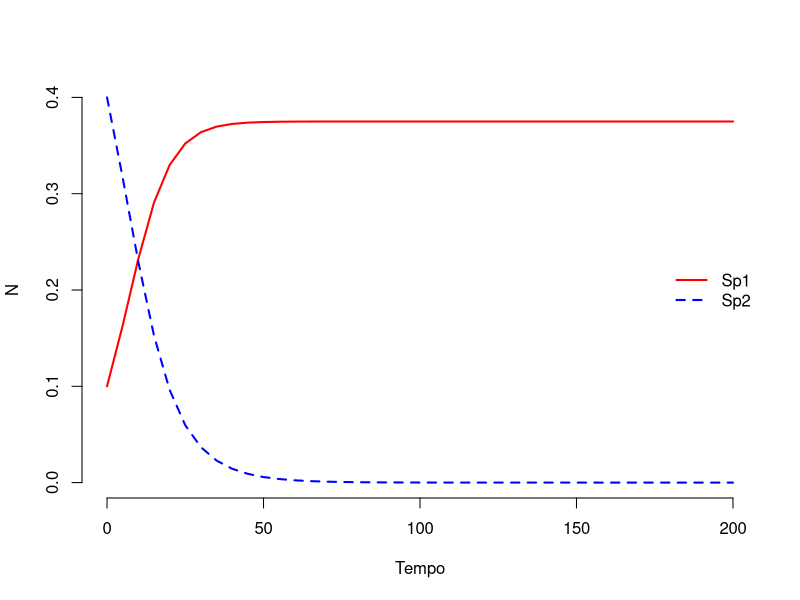
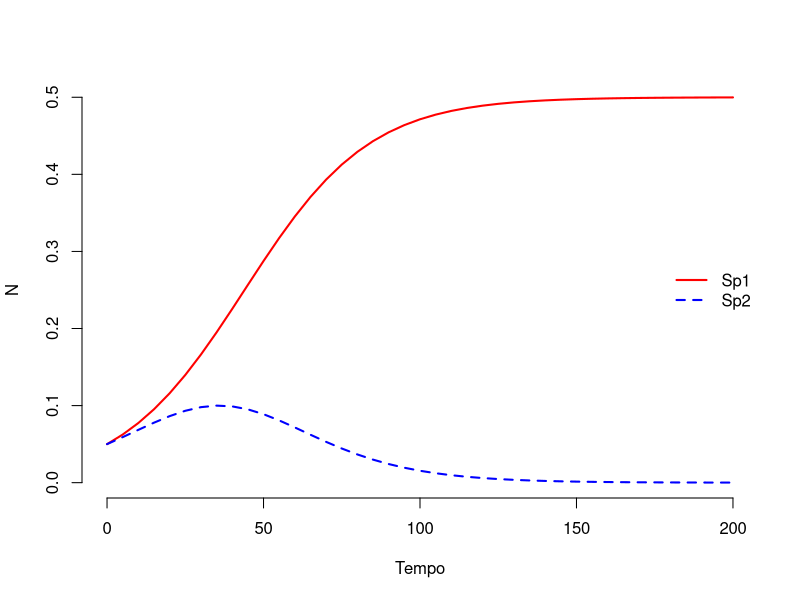
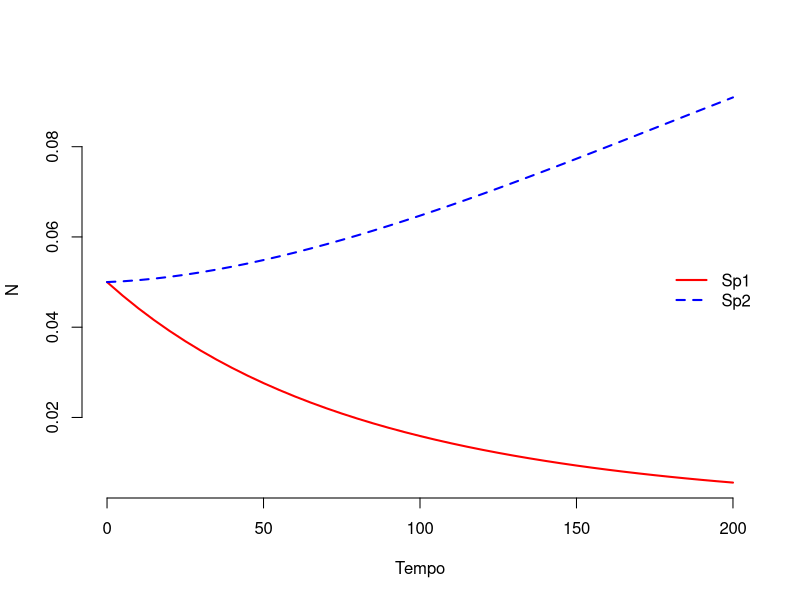
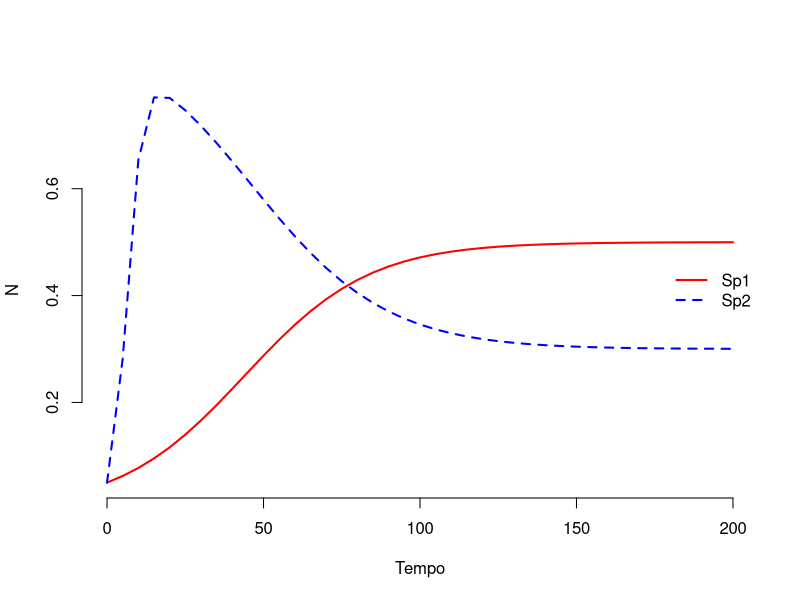

Source code (R) for these figures, in order:
##http://recologia.com.br/2016/10/duas-especies-em-metapopulacoes-de-levins/
##install.packages("deSolve")
library(deSolve)
rm(list=ls())

##Função
metpop2sp <- function(t, y, p) {
    {
        o1 <-y[1] 
        o2 <-y[2]
    }
    with(as.list(p), {
        do1.dt <- c1*o1*(1-o1)-e*o1
        do2.dt <- c2*o2*(1-o1-o2)-c1*o1*o2-e*o2
        return(list(c(do1.dt, do2.dt)))
    })
}

##Tempo
tempo <- seq(0, 200, by =5)

##Caso 1
c1 = 0.4
c2 = 0.5 
o1 = 0.1
o2 = 0.4 
e = 0.25

out.ode<-ode(c(o1,o2), tempo, metpop2sp, list(c1=c1,c2=c2,e=e))

##jpeg("01.jpg")
matplot(out.ode[,1], out.ode[, -1], type = "l", lty = 1:2,frame=F,xlab="Tempo",ylab="N",lwd=2,col=c("red","blue"))
legend("right", c("Sp1", "Sp2"), lty = 1:2, col = c("red","blue"), bty = "n",lwd=2)
##dev.off()

##Caso 2
c1 = 0.1 
c2 = 0.1
o1 = 0.05 
o2 = 0.05 
e = 0.05

out.ode<-ode(c(o1,o2), tempo, metpop2sp, list(c1=c1,c2=c2,e=e))
##jpeg("02.jpg")
matplot(out.ode[,1], out.ode[, -1], type = "l", lty = 1:2,frame=F,xlab="Tempo",ylab="N",lwd=2,col=c("red","blue"))
legend("right", c("Sp1", "Sp2"), lty = 1:2, col = c("red","blue"), bty = "n",lwd=2)
##dev.off()

##Caso 3
c1 = 0.05
c2 = 0.07 
o1 = 0.05 
o2 = 0.05
e = 0.06

out.ode<-ode(c(o1,o2), tempo, metpop2sp, list(c1=c1,c2=c2,e=e))
##jpeg("03.jpg")
matplot(out.ode[,1], out.ode[, -1], type = "l", lty = 1:2,frame=F,xlab="Tempo",ylab="N",lwd=2,col=c("red","blue"))
legend("right", c("Sp1", "Sp2"), lty = 1:2, col = c("red","blue"), bty = "n",lwd=2)
##dev.off()

##Caso 4
c1 = 0.1
c2 = 0.5
o1 = 0.05 
o2 = 0.05
e = 0.05


out.ode<-ode(c(o1,o2), tempo, metpop2sp, list(c1=c1,c2=c2,e=e))
##jpeg("04.jpg")
matplot(out.ode[,1], out.ode[, -1], type = "l", lty = 1:2,frame=F,xlab="Tempo",ylab="N",lwd=2,col=c("red","blue"))
legend("right", c("Sp1", "Sp2"), lty = 1:2, col = c("red","blue"), bty = "n",lwd=2)
##dev.off()
